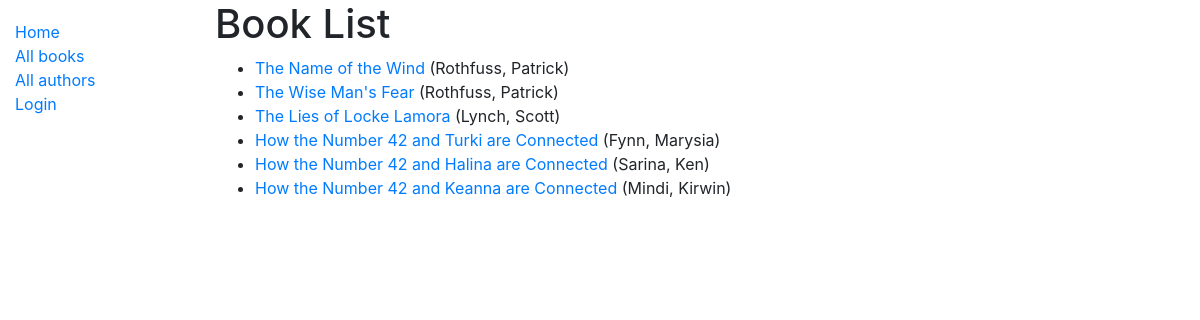
Before: /catalog/books/ with the older database file.
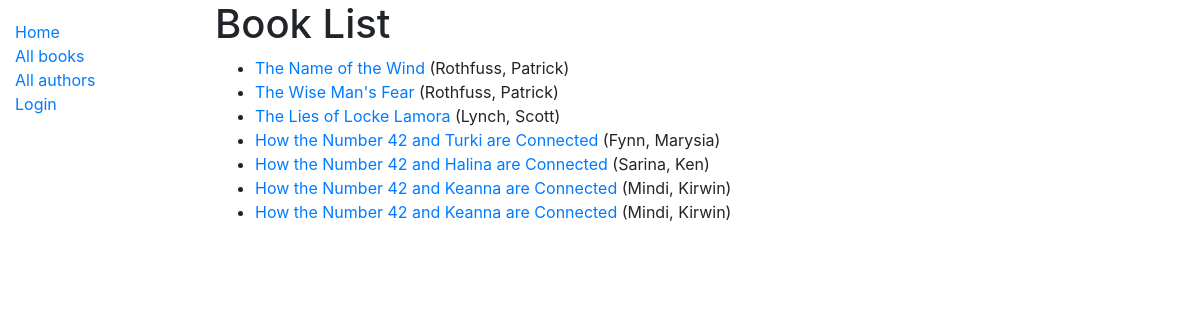
After: the same page with the newer database file.
### catalog/models.py (models this page shows, shortened)
class Book(models.Model):
    title = models.CharField(max_length=200)
    author = models.ForeignKey('Author', on_delete=models.SET_NULL, null=True)
    summary = models.TextField(max_length=1000, help_text='Enter a brief description of the book')
    isbn = models.CharField('ISBN', max_length=13, help_text='13 Character <a href="https://www.isbn-international.org/content/what-isbn">ISBN number</a>')
    genre = models.ManyToManyField(Genre, help_text='Select a genre for this book')
    def get_absolute_url(self):
        return reverse('book-detail', args=[str(self.id)])

class Author(models.Model):
    first_name = models.CharField(max_length=100)
    last_name = models.CharField(max_length=100)
    date_of_birth = models.DateField(null=True, blank=True)
    date_of_death = models.DateField('Died', null=True, blank=True)
    class Meta:
        ordering = ['last_name', 'first_name']
    def __str__(self):
        return f'{self.last_name}, {self.first_name}'

### catalog/views.py (the view)
# urls.py: path('books/', views.BookListView.as_view(), name='books'),
class BookListView(generic.ListView):
    model = Book
    paginate_by = 10

### catalog/templates/catalog/book_list.html
{% extends "base_generic.html" %}
{% block content %}
  <h1>Book List</h1>
  {% if book_list %}
  <ul>
    {% for book in book_list %}
      <li>
        <a href="{{ book.get_absolute_url }}">{{ book.title }}</a> ({{book.author}})
      </li>
    {% endfor %}
  </ul>
  {% else %}
    <p>There are no books in the library.</p>
  {% endif %}
{% endblock %}

Changed rows visible on the page:
added Book: title "How the Number 42 and Keanna are Connected", author "Mindi, Kirwin"
